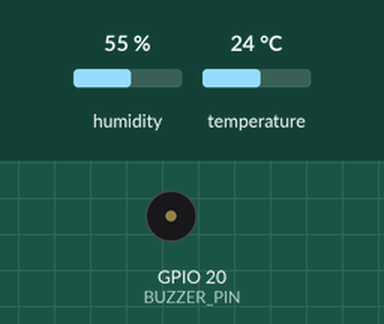
The program below on a simulated Raspberry Pi (BCM pin numbers). On the bench: buzzer (waves = sounding, pin HIGH). The test bench sets the inputs (shaded band); at power-on: humidity 55 %, temperature 24 °C. Files the program writes start out absent; web requests get an empty 200 reply after 0.4 s. At 2.0 s the program stops and its outputs stay as they are.

Above: at 0.4 s.
Timing chart, 0 to 1.9 s (numbered marks = the images above):
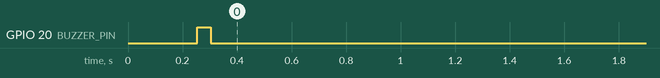

Measured:
- by itself, GPIO 20 (BUZZER_PIN): LOW → HIGH at 0.25 s, → LOW 0.05 s later

The program:

dht11.py
```python
#!/usr/bin/env python3
from urllib import request
from urllib.parse import quote_plus, urlencode
from time import sleep
import board
import adafruit_dht
import RPi.GPIO as GPIO
from os import path, remove

# Initial the dht device, with data pin connected to:
# dhtDevice = adafruit_dht.DHT22(board.D4)

# you can pass DHT22 use_pulseio=False if you wouldn't like to use pulseio.
# This may be necessary on a Linux single board computer like the Raspberry Pi,
# but it will not work in CircuitPython.
dhtDevice = adafruit_dht.DHT11(board.D4, use_pulseio=False)

BUZZER_PIN = 20
def buzz(duration_ms=200,delay_ms=0):
    GPIO.setup(BUZZER_PIN, GPIO.OUT)
    GPIO.output(BUZZER_PIN, 1)
    sleep(duration_ms/1000)
    GPIO.output(BUZZER_PIN, 0)
    sleep(delay_ms/1000)

metrics_file = "/var/www/html/metrics/dht11"
metrics = """
# HELP room_ambient_temperature_celsius Room ambient temperature (Celsius)
# TYPE room_ambient_temperature_celsius gauge
room_ambient_temperature_celsius{{sensor="DHT11", room="Room 1"}} {temperature_c}
# HELP room_ambient_humidity Room ambient humidity
# TYPE room_ambient_humidity gauge
room_ambient_humidity {humidity}
"""

def write_metrics(temperature_c, humidity):
    with open(metrics_file, 'w+', encoding = 'utf-8') as f:
        f.write(metrics.format(temperature_c=temperature_c,humidity=humidity))

def automagic(path = "/", query = {}):
    try: f = request.urlopen(f'http://192.168.2.38:1122/{path}?password=gast&{urlencode(query, quote_via=quote_plus)}', timeout=.5)
    except: pass

detections_temp = 0
detections_humidity = 0
errors = 0
limit_temp_c = 50
limit_humidity = 50
firstrun = True
while True:
    try:
        # Print the values to the serial port
        temperature_c = dhtDevice.temperature - 5
        temperature_f = temperature_c * (9 / 5) + 32
        humidity = dhtDevice.humidity
        write_metrics('{:.1f}'.format(temperature_c), humidity)
        heat_alarm = temperature_c > limit_temp_c
        humid_alarm = humidity > limit_humidity
        if heat_alarm or humid_alarm:
            message = "Temp: {:.1f}°C / {:.1f}°F\n\nHumidity: {}% ".format(temperature_f, temperature_c, humidity)
            title = "Alerting "
            if heat_alarm and not detections_temp:
                detections_temp += 1
                buzz(100,50)
                title += "Heat "
            if humid_alarm and not detections_humidity:
                detections_humidity += 1
                buzz(50,100)
                title += "Humidity"
            automagic("screen/on")
            automagic("popup/show", {"title": title, "message": message}) #, "action": "http://automater.pi/metrics"})
            automagic("notification/create", {"title": title, "message": message, "icon": "app.icon://com.android.cellbroadcastreceiver"})
            automagic("vibrate", {"pattern": "1000,1000", "repeat": "2"})
            if firstrun: break
        else:
            detections_temp = 0
            detections_humidity = 0
        errors = 0

    except RuntimeError as error:
        if path.exists(metrics_file): remove(metrics_file)
        errors += 1
        print(f"[{errors}] {error.args[0]}")
        sleep(2.0)
        continue
    except Exception as error:
        if path.exists(metrics_file): remove(metrics_file)
        dhtDevice.exit()
        buzz(1000)
        automagic("notification/create", {"title": "DHT11 SHUT DOWN", "message": f"Too many errors: {errors}\n\n{error.args[0]}", "icon": "app.icon://com.android.cellbroadcastreceiver"})
        raise error
    sleep(1.0)
    firstrun = False
```
